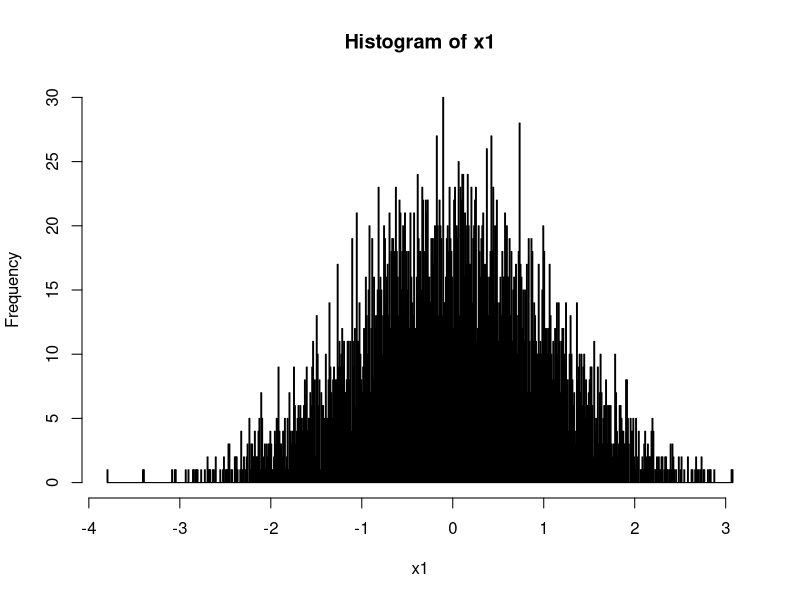
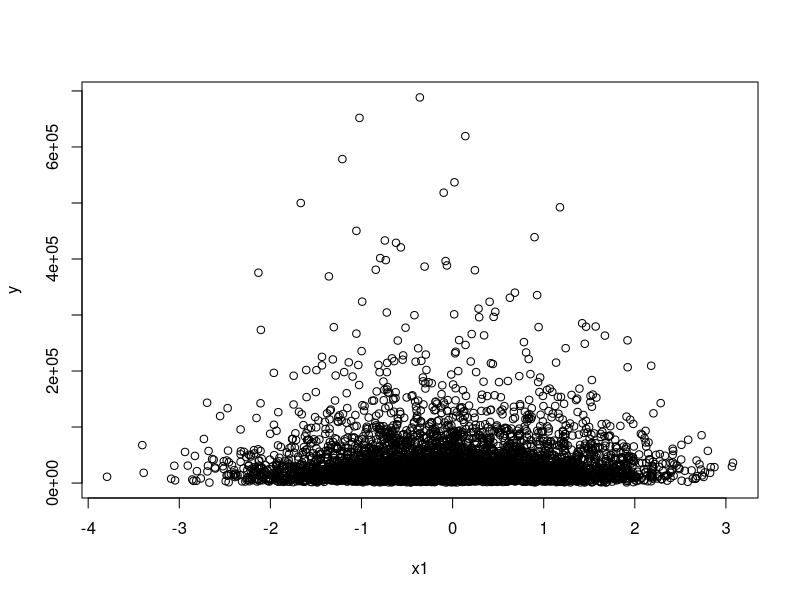
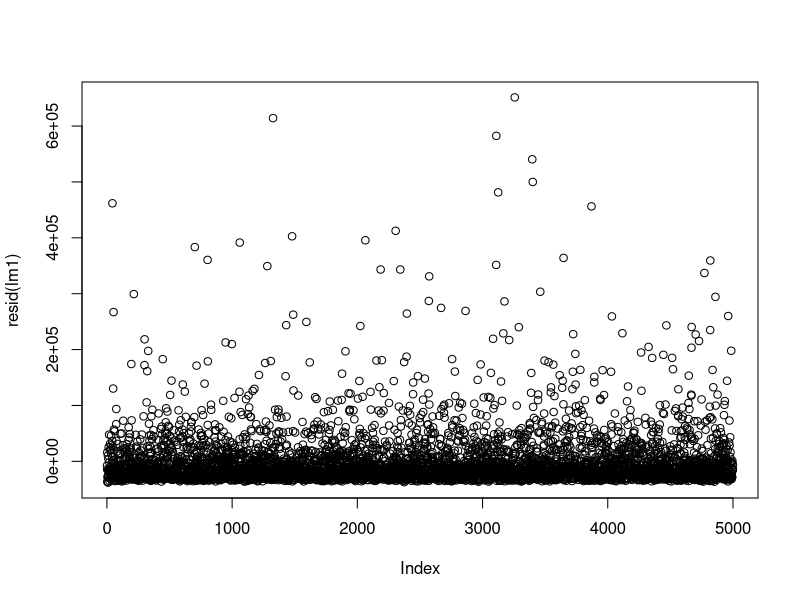
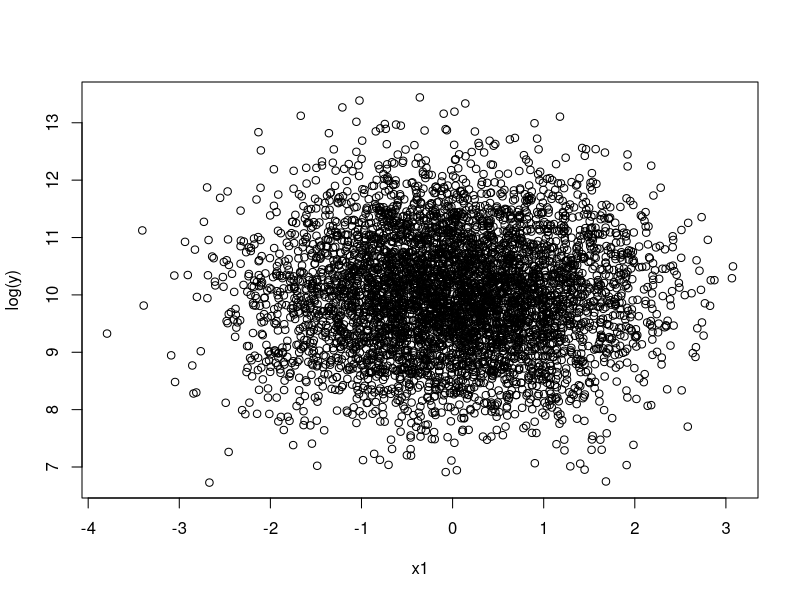
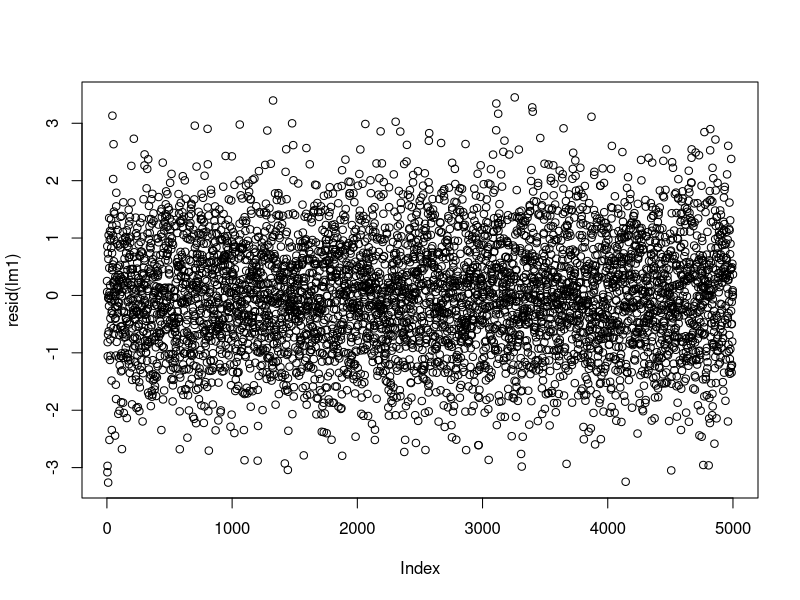

These figures' R source, in order:
#generate data from a log-normal distribution
n <- 5000
x1 <- rnorm(n)
hist(x1, breaks=n/10)
y <- x1 + rlnorm(n, mean=10)
plot(x1,y)
lm1 <- lm(y ~ x1)
plot(resid(lm1))

plot(x1,log(y))
lm1 <- lm(log(y) ~ x1)
plot(resid(lm1))


